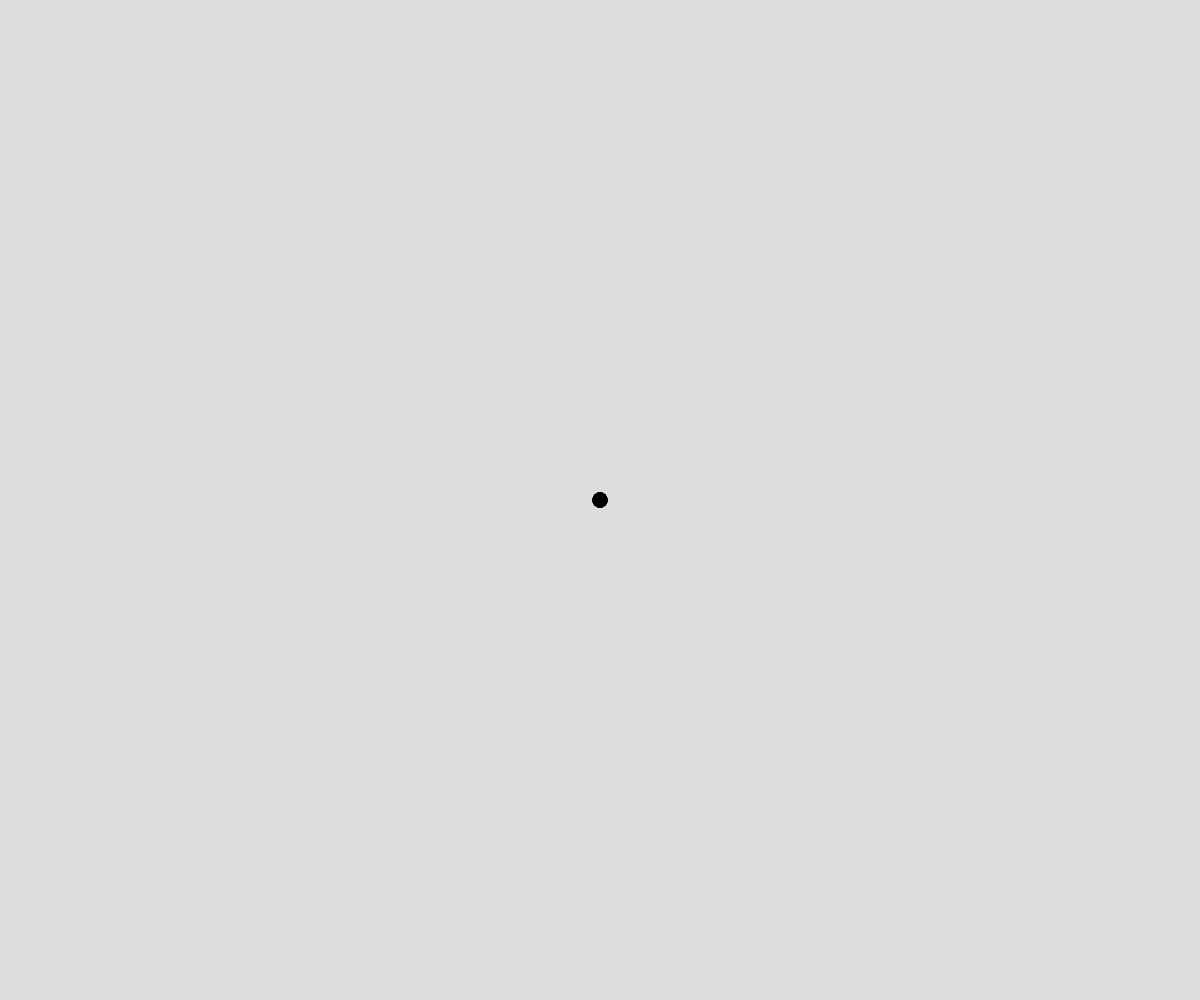
Frame 1 (no input)
Frame 60 (no input): identical to frame 1, image omitted
Frame 120 (the mouse pressed at the canvas centre since frame 60): identical to frame 1, image omitted

The p5.js sketch that drew this single still picture (run headless with seeded random() and noise() and a simulated clock; from frame 60 on, the mouse is pressed at the canvas centre):

// p5.js sketch
// ── sketch.js
// Snake
// Owen
// 10/11/23

//globals
let points = [];
let speed = 1;
let snakeLen = 20;
let snakeLocation;

function setup() {
  createCanvas(windowWidth, windowHeight);
  snakeLocation = new Point(width/2,height/2);
  strokeWeight(15);
  init();
}

function init(){
  for(let i = 0; i<snakeLen;i++){
    points.push(createPoint());
  }
}

function createPoint(){
  if(keyCode===UP_ARROW){
    snakeLocation.y -= speed;
  }
  else if (keyCode===DOWN_ARROW){
    snakeLocation.y +=speed;
  }
  else if (keyCode===RIGHT_ARROW){
    snakeLocation.x +=speed;
  }
  else if (keyCode===LEFT_ARROW){
    snakeLocation.x -=speed;
  }
  return new Point(snakeLocation.x, snakeLocation.y);
}

function draw() {
  background(220);
  dis();
}

function dis(){
  for(let i = 0 ; i < points.length - 1; i++){
    let cur = points[i];
    let next = points[i+1];

    line(cur.x,cur.y,next.x,next.y);

    points.splice(0,1);
    points.push(createPoint());
  }
}

class Point{
  constructor(x,y){
    this.x=x;
    this.y=y;
  }
}
